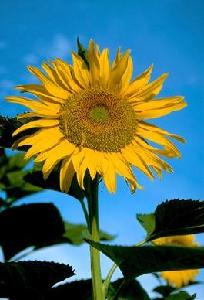
%> input picture image01.jpg, 204 x 300 px
$ octave ch06_indrgb.m   (GNU Octave 9; MATLAB toolbox functions it lacks are replaced by stand-ins)
%> lines starting %> are read from the running program, lines starting %| are printed output that depends on the picture
clc; close all; clear all;
rgb = imread('image01.jpg');
%> rgb is the input picture: size 300x204x3 uint8; mean R, G, B 78.4, 111.8, 102
% [X, map] = rgb2ind(rgb, 256);
%
% rgb_image = ind2rgb(X, map);

[X1, map1] = rgb2ind(rgb, 8, 'nodither');
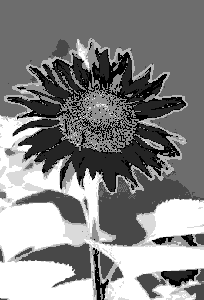
%> X1: size 300x204 uint8; min 0, max 7, mean 3.67; drawn with min black and max white
%> map1 = [0.698 0.545 0.129; 0.937 0.71 0.098; 0.408 0.714 0.945; 0.0824 0.522 0.792; 0.525 0.38 0.0471; 0.4 0.557 0.545; 0.208 0.302 0.129; 0.0196 0.0431 0.0235]
[X2, map2] = rgb2ind(rgb, 8, 'dither');
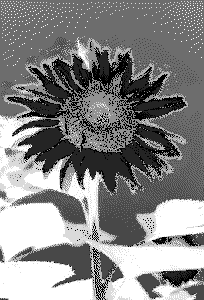
%> X2: size 300x204 uint8; min 0, max 7, mean 3.66; drawn with min black and max white
%> map2 has the same summary as map1

g = rgb2gray(rgb);
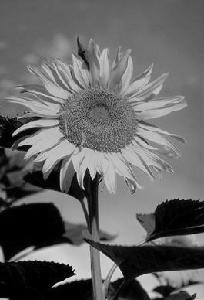
%> g: size 300x204 uint8; min 0, max 236, mean 100.7
g1 = dither(g);
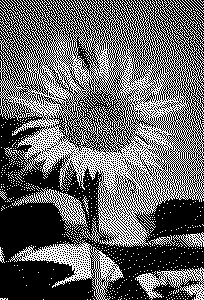
%> g1: size 300x204 logical; 39.4% white in thin lines or dots

figure,
subplot(1,2,1), imshow(X1, map1);
%> after `imshow(X1, map1)`:
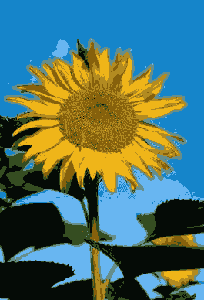
%> displayed picture: size 300x204x3, on the screen's scale of 0 to 255; mean R, G, B 78.5, 111.9, 102.3
subplot(1,2,2), imshow(X2, map2);
%> after `imshow(X2, map2)`:
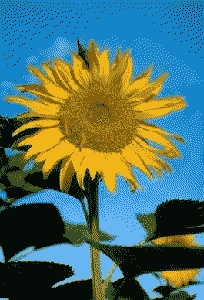
%> displayed picture: size 300x204x3, on the screen's scale of 0 to 255; mean R, G, B 79.2, 112.4, 102.4
figure,
subplot(1,2,1), imshow(g);
subplot(1,2,2), imshow(g1);

$ run again, with image02.jpg copied over image01.jpg
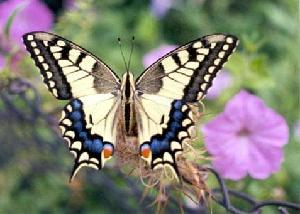
%> input picture image02.jpg, 300 x 214 px
%> rgb is the input picture: size 214x300x3 uint8; mean R, G, B 128.3, 126.4, 114.1
%> map1 = [0.961 0.933 0.831; 0.678 0.675 0.545; 0.824 0.588 0.886; 0.482 0.576 0.373; 0.553 0.478 0.447; 0.357 0.404 0.318; 0.231 0.275 0.239; 0.0941 0.0863 0.0706]
%> map2 has the same summary as map1
%> `g1 = dither(g);`:
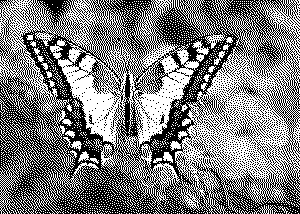
%> g1: size 214x300 logical; 49.2% white in thin lines or dots
%> `imshow(X2, map2)`:
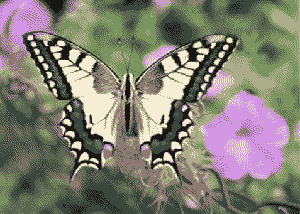
%> displayed picture: size 214x300x3, on the screen's scale of 0 to 255; mean R, G, B 129.2, 127, 114.5

$ run again, with image03.jpg copied over image01.jpg
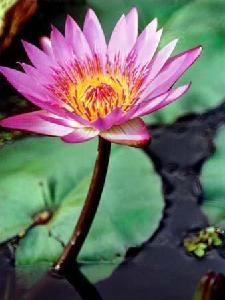
%> input picture image03.jpg, 225 x 300 px
%> rgb is the input picture: size 300x225x3 uint8; mean R, G, B 104.6, 105.9, 98.7
%> map1 = [0.933 0.745 0.894; 0.455 0.686 0.514; 0.859 0.514 0.635; 0.298 0.533 0.365; 0.722 0.31 0.408; 0.263 0.302 0.247; 0.161 0.145 0.184; 0.0588 0.0314 0.0353]
%> map2 has the same summary as map1
%> `g1 = dither(g);`:
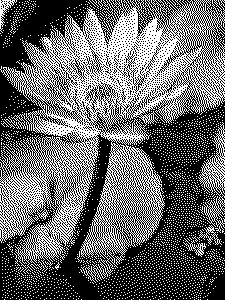
%> g1: size 300x225 logical; 40.9% white in thin lines or dots
%> `imshow(X2, map2)`:
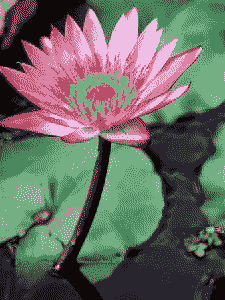
%> displayed picture: size 300x225x3, on the screen's scale of 0 to 255; mean R, G, B 104.8, 106.5, 98.6
